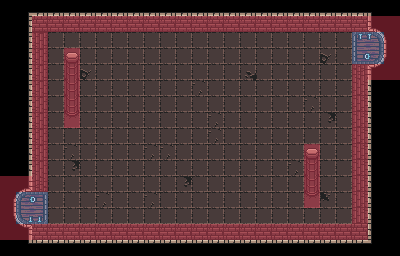

This game map was drawn from its Tiled (.tmx) file and the tilesets committed beside it. A one-line description and the trimmed map source follow:
An orthogonal 25x16 tile map with 16x16 px tiles, 3 tile layers (Tile Layer 1, pillar, meta info), 2 tilesets.

<map version="1.8" tiledversion="1.8.4" orientation="orthogonal" renderorder="right-down" width="25" height="16" tilewidth="16" tileheight="16" infinite="0" nextlayerid="4" nextobjectid="1">
 <tileset firstgid="1" source="0x72_DungeonTilesetII_v1.4.tsx" />
 <tileset firstgid="1025" source="MetaSet.tsx" />
 <layer id="1" name="Tile Layer 1" width="25" height="16">
  <data>[400 cells, 376 non-empty, 20 distinct tile ids]</data>
 </layer>
 <layer id="3" name="pillar" width="25" height="16">
  <data>[400 cells, 9 non-empty, 3 distinct tile ids]</data>
 </layer>
 <layer id="2" name="meta info" width="25" height="16" opacity="0.4">
  <data>[400 cells, 91 non-empty, 2 distinct tile ids]</data>
 </layer>
</map>
